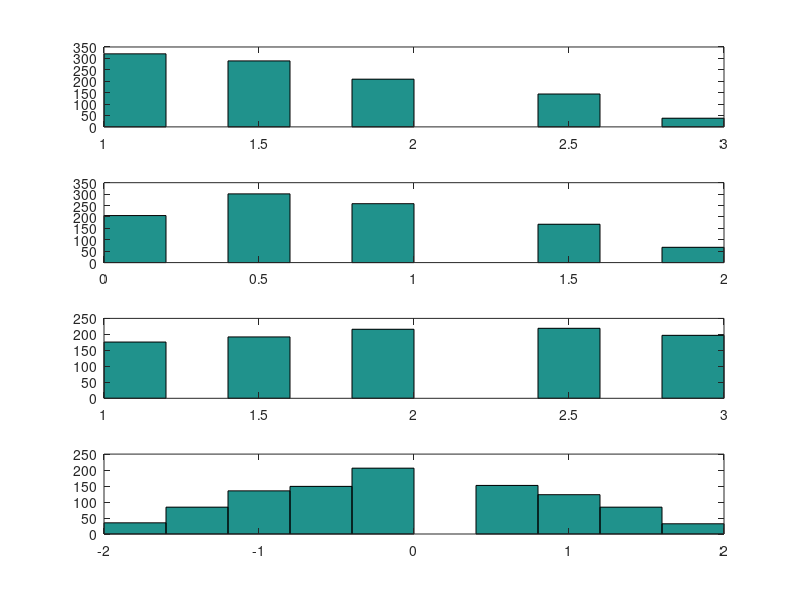
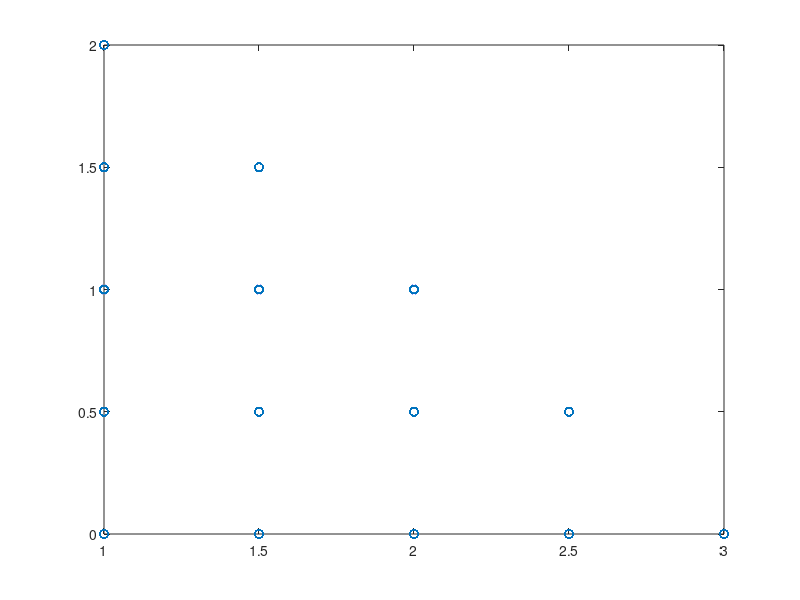

These figures' MATLAB source, in order:
n_trials = 1000;

DA = randsample([1:0.5:3],n_trials,true);
DB = randsample([1:0.5:3],n_trials,true);


D1 = min(DA,DB);
D2 = abs(DA-DB);

subplot(4,1,1)
hist(D1)

subplot(4,1,2)
hist(D2)

% from perspective of agent A
subplot(4,1,3)
D1_A = DA;
hist(D1_A)

subplot(4,1,4)
D2_A = DA-DB;
hist(D2_A)


figure
plot(D1,D2,'o');